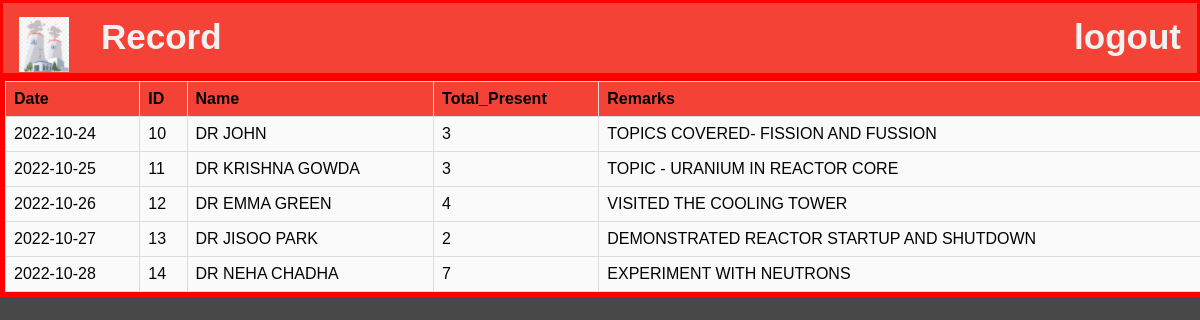
/record.php (signed in), run on the app's committed database.
### tables this page shows
CREATE TABLE `record` (
  `DATE` date NOT NULL,
  `ID` int(11) NOT NULL,
  `NAME` varchar(25) NOT NULL,
  `TOTAL_PRESENT` int(11) NOT NULL,
  `REMARKS` varchar(50) NOT NULL
);

### record.php (the view, shortened to what this page needs)
<html>
    <head>
</head>
<body>
<div class="topnav">
            <a class="active" href="home.html"><img src="My project.png"></a>
            <a href="record.php">Record</a>
            <div class="topnav-right">
              <a href="logout.php">logout</a>
            </div>
          </div>
      <?php
$con = mysqli_connect("localhost","root","","nuclear_power_plant_management");
$var=mysqli_query($con,"select * from record");
echo "<table border size=10>";
echo "<tr>
<th>Date</th>
<th>ID</th>
<th>Name</th>
<th>Total_Present</th>
<th>Remarks</th>
</tr>";
if(mysqli_num_rows($var)>0){
    while($arr=mysqli_fetch_row($var))
    { echo "<tr>
    <td>$arr[0]</td>
    <td>$arr[1]</td>
    <td>$arr[2]</td>
    <td>$arr[3]</td>
    <td>$arr[4]</td>
    </tr>";}
    echo "</table>";
}
?>
</body>
</html>

### record.php (style rules this page uses)
body { margin: 0; font-family: Arial, Helvetica, sans-serif; background: #484848; }
.topnav { overflow: hidden; background-color: #f44336; height: 70px; border: 3px solid #ff0000; }
.topnav a { float: left; color: #f2f2f2; text-align: center; padding: 14px 16px; text-decoration: none; font-size: 35px; font-weight: bold; }
.topnav-right { float: right; }
table { font-family: arial, sans-serif; border-collapse: collapse; outline: #ff0000 solid 5px; background: #FAFAFA; width: 100%; margin:5px ; }
td, th { border: 1px solid #dddddd; text-align: left; padding: 8px; }
th { background-color:#f44336; }

### data on the page
record: DATE "2022-10-24", ID "10", NAME "DR JOHN", TOTAL_PRESENT "3", REMARKS "TOPICS COVERED- FISSION AND FUSSION"
record: DATE "2022-10-25", ID "11", NAME "DR KRISHNA GOWDA", TOTAL_PRESENT "3", REMARKS "TOPIC - URANIUM IN REACTOR CORE"
record: DATE "2022-10-26", ID "12", NAME "DR EMMA GREEN", TOTAL_PRESENT "4", REMARKS "VISITED THE COOLING TOWER"
record: DATE "2022-10-27", ID "13", NAME "DR JISOO PARK", TOTAL_PRESENT "2", REMARKS "DEMONSTRATED REACTOR STARTUP AND SHUTDOWN"
record: DATE "2022-10-28", ID "14", NAME "DR NEHA CHADHA", TOTAL_PRESENT "7", REMARKS "EXPERIMENT WITH NEUTRONS"
